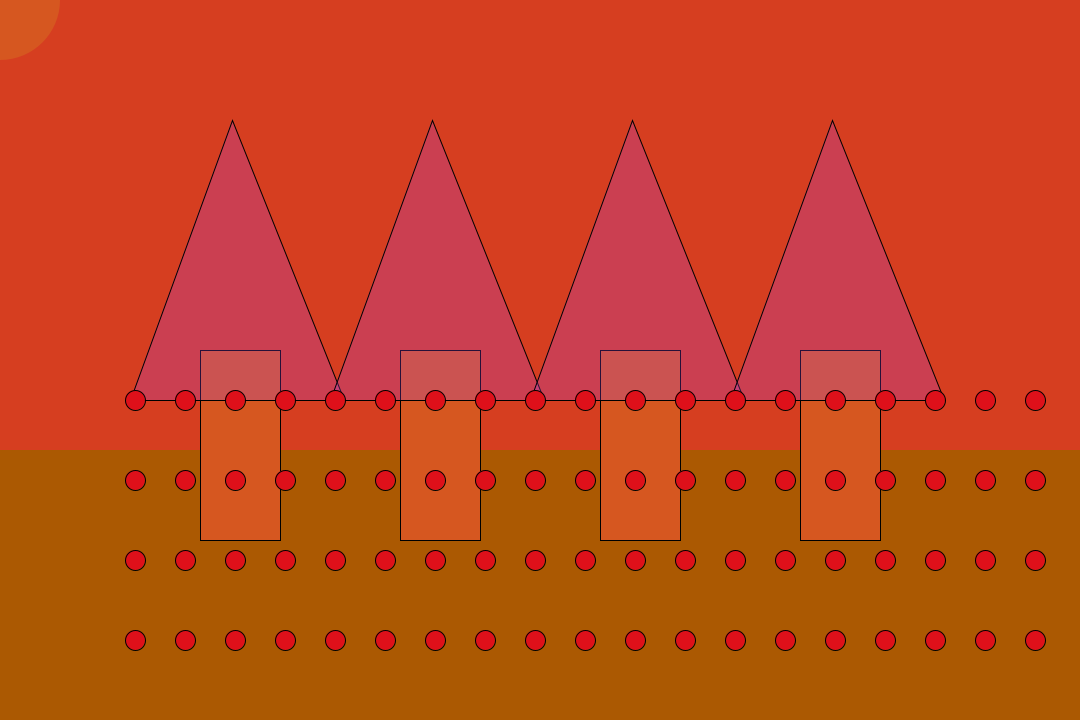
Frame 1 (no input)
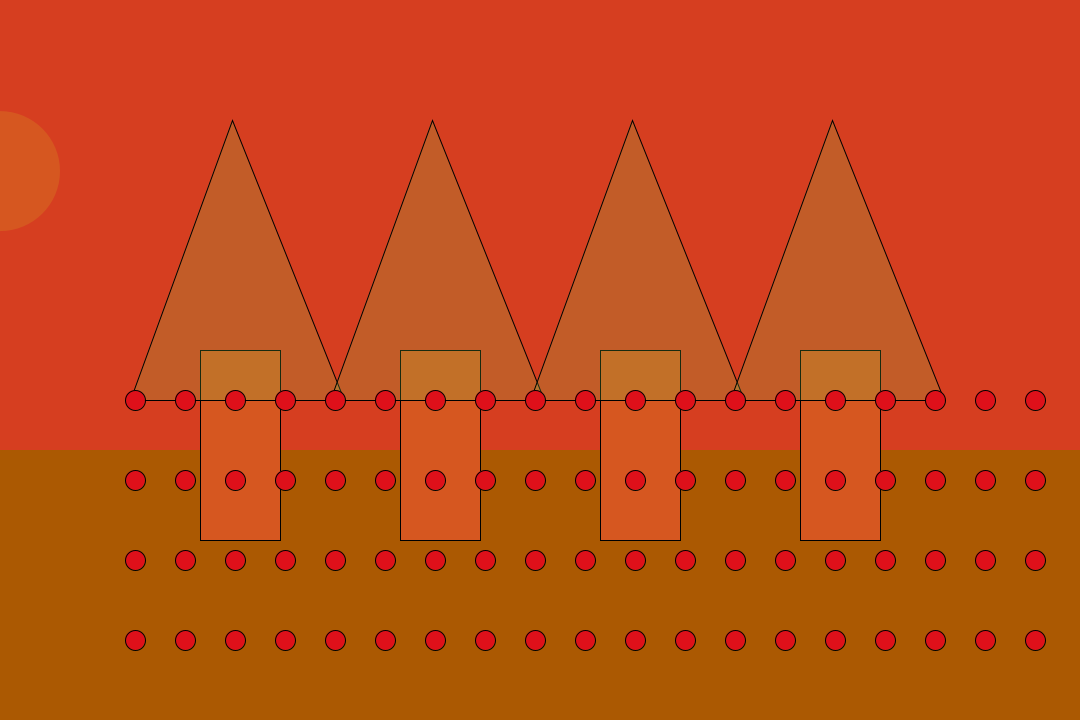
Frame 60 (the mouse pressed at the canvas centre just before this capture)
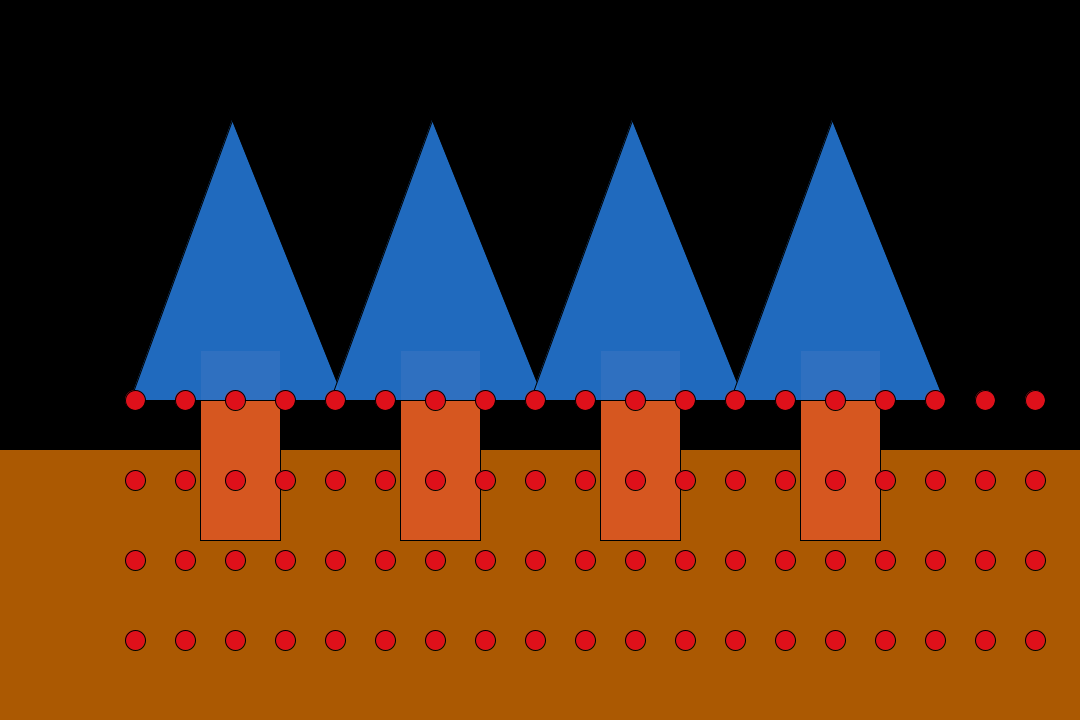
Frame 120 (the mouse held since frame 60 and released just before this capture)

The Processing sketch that drew these frames (run headless with seeded random() and noise(); from frame 60 on, the mouse is pressed at the canvas centre):

// Processing sketch: SS3_FallColors
// ── SS3_FallColors.pde
//Fall Colors By Ercel Williams
//INSTRUCTIONS
//Slide mouse left to right to have background change 
//Press key for full background change




boolean button = false; //
float r; //random rgb float
float g;
float b;
float a;

float x = mouseX;
float y = mouseY;

float speed =0;
float gravity = 0.1;


int rectA = 350;
int rectB = 80;
int rectC = 190;
int tri = 400;
int t = 200;
int d= 220;

void setup() {
size (1080, 720);

println ("Fall Colors By Ercel Williams ");
println ("First Day of Fall is September 22, 2021!!");

}

void draw() {
  r = random(255);
  g = random(255);
  b = random(255);
  a = random(255);
  
background(214, 62, 32);  

if (button) 
  { background(255); stroke(0); 
        } else { 
            background(0); stroke(255); 
          }

//shifts color background
if (mouseX < width/4) { 
  background(214, 62, 32);; 
    } else if (mouseX < 2*width/4) { 
         background(148, 63, 47); } 
       else if (mouseX < 3*width/4) { 
         background(107, 54, 44);
              } else { background(59, 34, 29); 
            }

//sun
fill(214, 87, 32);
noStroke();
ellipse(x, y, 120 ,120);

//when the suns falls below the land the background would be set to black
y = y + speed;
speed = speed + gravity; 
if (y > height) { speed = speed * -0.96;
}
if (y>500) {
  background (0);
}


//land
fill (171, 89, 2);
rect(0,450,1100,900);

//tree trucks
fill (214, 87, 32);
stroke (0);
rect(200, rectA, rectB, rectC);
rect(400, rectA, rectB, rectC);
rect(600, rectA, rectB, rectC);
rect(800, rectA, rectB, rectC);



fill (r,g,b,a);
triangle(130, tri, 232, 120, 344, tri);

fill (r,g,b,a);
triangle(330, tri, 432, 120, 544, tri);

fill (r,g,b,a);
triangle(530, tri, 632, 120, 744, tri);

fill (r,g,b,a);
triangle(730, tri, 832, 120, 944, tri);

//draws ellipse across and down the screen emulating apples on the tree
//unable to prevent from going off screen
for (int d = 135; d < width; d = d+ 50) {
  for (int y =400 ; y < height; y = y+ 80) {
     fill(222, 16, 26);
    ellipse(d, y, 20, 20);
  }

}
}
//when key pressed background changes to white
void keyPressed() {
  background(255);
  frameRate(30);
}
